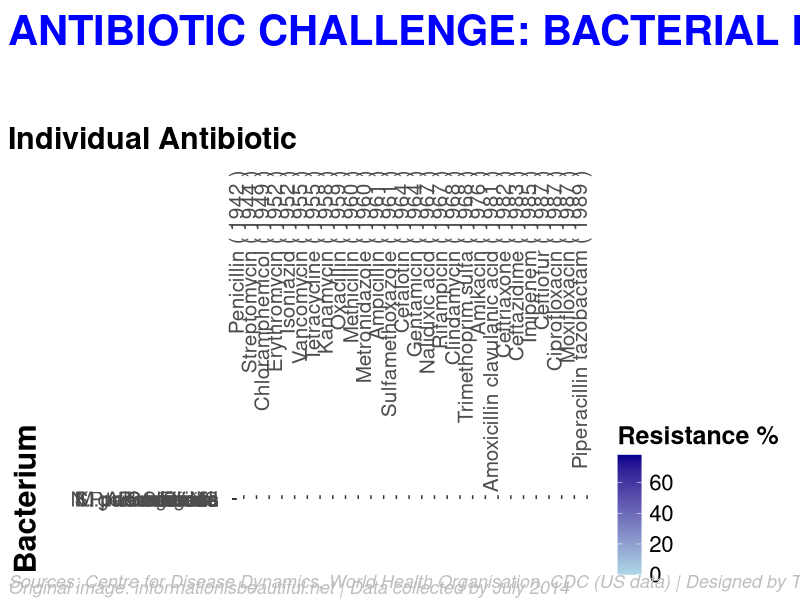
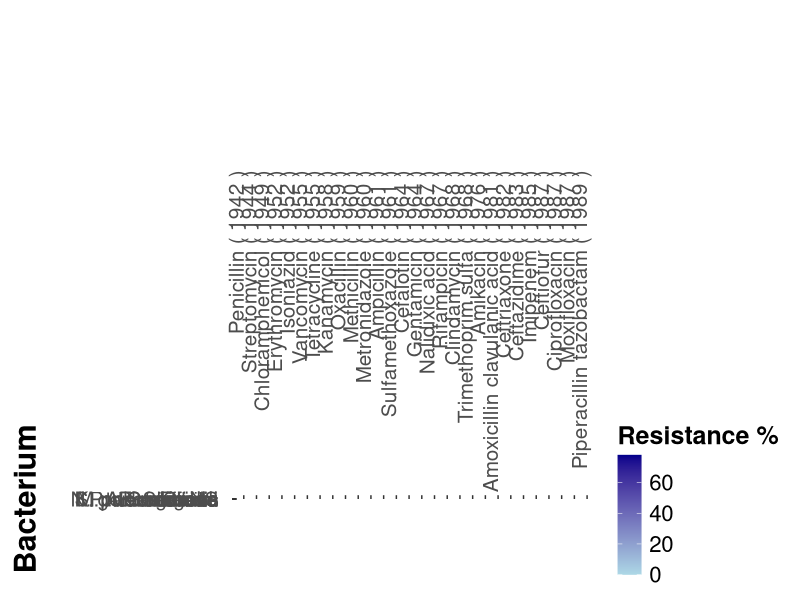

Here is the R script that generated these plots, in order:
## ---- chunk 1
# Do not change these settings!
knitr::opts_chunk$set(warning = FALSE, message = FALSE)
## ---- chunk 2
library(ggplot2)
library(reshape2)
library(RColorBrewer)
library(grid)

## ---- chunk 3
# Data
antibiotic_resistance_df <- data.frame(
  Bacterium_name = c('A. baumanii', 'K. pneumoniae', 'E. faecium', 'N. gonorrhoeae', 'Shigella', 
                     'M. tuberculosis', 'P. mirabilis', 'CoNS', 'C. difficile', 
                     'P. aeruginosa', 'S. pneumoniae', 'E. coli', 'S. aureus'),
  
  Causes = c('pneumonia, meningitis', 'pneumonia, bronchitis, urinary infections', 'urinary infections',
             'gonorrhoea', 'dysentry', 'tuberculosis', 'kidney stones, proteus', 'food poisoning',
             'severe diarrhoea, colitis', 'lung, urinary, skin, wound & blood infections', 
             'pneumonia, meningitis & many other infections', 'food poisoning', 'boils, sinusitis, food poisoning'),
  
  Gram_negative = c('yes', 'yes', 'no', 'yes', 'yes', 'no', 'yes', 'no', 'no', 'yes', 'no', 'yes', 'no'),

  Penicillin = c(46, 8, NA, 30, NA, NA, 9, NA, NA, 15, 8, 9, NA),
  Streptomycin = c(NA, NA, 75, NA, 56, 9, NA, NA, NA, NA, NA, NA, NA),
  Chloramphenicol = c(NA, NA, NA, NA, 14, NA, NA, NA, 3, NA, NA, NA, NA),
  Erythromycin = c(58, 11, 19, NA, 45, NA, 22, 16, 11, 27, NA, 45, 51),
  Isoniazid = c(NA, NA, NA, NA, 0.9, NA, NA, NA, NA, NA, NA, NA, 0.8),
  Vancomycin = c(NA, NA, NA, NA, NA, NA, NA, NA, NA, NA, NA, NA, NA),
  Tetracycline = c(NA, NA, NA, NA, 78, NA, NA, NA, NA, NA, NA, NA, NA),
  Kanamycin = c(NA, NA, NA, NA, 47, NA, NA, NA, NA, NA, NA, NA, NA),
  Oxacillin = c(NA, NA, NA, NA, NA, NA, NA, NA, NA, NA, NA, NA, NA),
  Methicillin = c(NA, NA, NA, NA, NA, NA, NA, NA, NA, NA, NA, NA, NA),
  Metronidazole = c(NA, NA, NA, NA, NA, NA, NA, NA, 10, NA, NA, NA, NA),
  Ampicillin = c(NA, NA, NA, NA, NA, NA, NA, NA, 28, NA, NA, NA, NA),
  Sulfamethoxazole = c(NA, NA, NA, NA, 6, NA, NA, NA, NA, NA, NA, 15, NA),
  Cefalotin = c(NA, NA, NA, NA, 0.2, NA, 2, NA, NA, NA, NA, NA, NA),
  Gentamicin = c(NA, NA, NA, NA, 2, NA, 1, NA, NA, 10, NA, NA, NA),
  Nalidixic_acid = c(NA, NA, NA, NA, 1, NA, NA, NA, NA, 14, NA, NA, NA),
  Rifampicin = c(NA, NA, NA, NA, 46, NA, NA, NA, NA, NA, NA, NA, NA),
  Clindamycin = c(NA, NA, NA, NA, 0.06, NA, NA, NA, NA, NA, NA, NA, NA),
  Trimethoprim_sulfa = c(NA, NA, NA, NA, 2, NA, NA, NA, NA, NA, NA, NA, NA),
  Amikacin = c(NA, NA, NA, NA, 0, NA, NA, NA, NA, NA, NA, NA, NA),
  Amoxicillin_clavulanic_acid = c(NA, NA, NA, NA, 0.06, NA, NA, NA, NA, NA, NA, NA, NA),
  Ceftriaxone = c(NA, NA, NA, NA, 0.06, NA, NA, NA, NA, NA, NA, NA, NA),
  Ceftazidime = c(NA, NA, NA, NA, NA, NA, NA, NA, NA, NA, NA, NA, NA),
  Imipenem = c(52, NA, NA, NA, 64, 60, 0.6, 13, 39, 12, 8, 1.5, NA),
  Ceftiofur = c(41, NA, NA, NA, NA, NA, NA, NA, NA, 10, NA, NA, NA),
  Ciprofloxacin = c(25, NA, NA, NA, NA, NA, NA, NA, NA, NA, NA, NA, NA),
  Moxifloxacin = c(NA, NA, NA, NA, NA, NA, NA, NA, NA, NA, NA, NA, NA),
  Piperacillin_tazobactam = c(51, 6, NA, 30, NA, NA, NA, NA, NA, 10, NA, NA, NA)
)

# Antibiotic Introduction Dates
antibiotic_intro_dates <- data.frame(
  Antibiotic = c('Penicillin', 'Streptomycin', 'Chloramphenicol', 'Erythromycin', 'Isoniazid', 
                 'Vancomycin', 'Tetracycline', 'Kanamycin', 'Oxacillin', 'Methicillin', 'Metronidazole', 
                 'Ampicillin', 'Sulfamethoxazole', 'Cefalotin', 'Gentamicin', 'Nalidixic_acid', 
                 'Rifampicin', 'Clindamycin', 'Trimethoprim_sulfa', 'Amikacin', 'Amoxicillin_clavulanic_acid', 
                 'Ceftriaxone', 'Ceftazidime', 'Imipenem', 'Ceftiofur', 'Ciprofloxacin', 'Moxifloxacin', 
                 'Piperacillin_tazobactam'),
  
  Date_introduced = c(1942, 1944, 1949, 1952, 1952, 1955, 1955, 1958, 1959, 1960, 1960, 1961, 1961, 1964, 
                      1964, 1967, 1967, 1968, 1968, 1976, 1981, 1982, 1983, 1985, 1987, 1987, 1987, 1989)
)

# View the dataframes
head(antibiotic_resistance_df)
head(antibiotic_intro_dates)
## ---- chunk 4
library(ggplot2)
library(reshape2)
library(RColorBrewer)
library(grid)

# Melt the data frame to long format for ggplot
melted_df <- melt(antibiotic_resistance_df, id.vars = c("Bacterium_name", "Causes", "Gram_negative"))

# Ensure that the introduction dates are unique
antibiotic_intro_dates <- antibiotic_intro_dates[!duplicated(antibiotic_intro_dates$Antibiotic),]

# Create an ordered factor for the Antibiotic based on Date_introduced
antibiotic_intro_dates$Antibiotic <- factor(antibiotic_intro_dates$Antibiotic, 
                                           levels = antibiotic_intro_dates$Antibiotic[order(antibiotic_intro_dates$Date_introduced)])

# Merge the melted dataframe with the antibiotic introduction date
melted_df <- merge(melted_df, antibiotic_intro_dates, by.x = "variable", by.y = "Antibiotic", all.x = TRUE)

# Append introduction date to antibiotic name and remove underscores
melted_df$display_name <- paste(gsub("_", " ", melted_df$variable), "(", melted_df$Date_introduced, ")")

# Ensure that display_name is a factor and ordered based on variable
melted_df$display_name <- factor(melted_df$display_name, levels = unique(melted_df$display_name[order(melted_df$variable)]))

# Remove the x-axis title from the original ggplot
p <- ggplot(melted_df, aes(x = display_name, y = Bacterium_name)) +
  geom_tile(aes(fill = value), color = "white", width = 0.5, height = 0.5) +
  scale_fill_gradient(low = "lightblue", high = "darkblue", name = "Resistance %") +
  labs(y = "Bacterium") +
  theme(
        axis.text.x = element_text(angle = 90, hjust = 1, size = 15, margin = margin(t = 10)),
        axis.text.y = element_text(size = 15, margin = margin(r = 10)),
        axis.title.y = element_text(face = "bold", size = 22, margin = margin(r = 20)),
        plot.margin = margin(150, 10, 100, 10),  
        panel.grid.major = element_line(colour = "gray", size = 0.25),
        plot.background = element_rect(fill = "white", color = NA),
        panel.background = element_rect(fill = "white", color = NA),
        legend.text = element_text(size = 16),
        legend.title = element_text(size = 18, face = "bold")
  ) + 
  scale_x_discrete(position = "top", name = NULL)  # Remove default x-axis label here

# Display plot
print(p)

# Add the x-axis title manually using grid functions
grid::grid.text("Individual Antibiotic", x = 0.01, y = 0.77, just = c("left", "center"), gp = grid::gpar(col = "black", fontsize = 22, fontface = "bold"))

# Display the title text at the top-left of the plot
grid::grid.text("ANTIBIOTIC CHALLENGE: BACTERIAL RESISTANCE OVERVIEW", x = 0.01, y = 0.975, just = c("left", "top"), gp = grid::gpar(col = "blue", fontsize = 30, fontface = "bold"))

# Display the main source text below the plot
grid::grid.text("Sources: Centre for Disease Dynamics, World Health Organisation, CDC (US data) | Designed by Thu Tran", x = 0.01, y = 0.02, just = c("left", "bottom"), gp = grid::gpar(col = "gray", fontsize = 13, fontface = "italic"))

# Display the additional information below the main source text
grid::grid.text("Original image: informationisbeautiful.net | Data collected by July 2014", x = 0.01, y = 0.01, just = c("left", "bottom"), gp = grid::gpar(col = "gray", fontsize = 13, fontface = "italic"))

# Save the plot to a file
ggsave(filename = "../images/antibiotic_resistance_plot.png", width = 25, height = 20)

